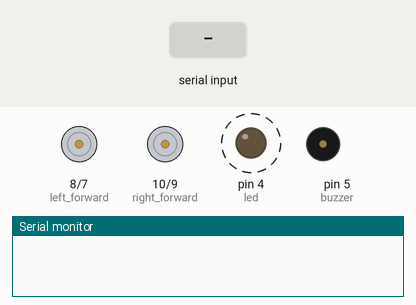
The sketch below on a simulated Arduino Uno, built with avr-gcc and run on an emulated ATmega328P. On the bench: motor-driver pin pairs drawn as motors (green arrow = first pin HIGH = forward, orange = second pin HIGH = backward, longer = more drive, scaled by the enable pin), output pins drawn as LEDs (lit = HIGH), buzzer (waves = sounding, pin HIGH), the last lines printed to the serial monitor. Dashed ring = blinking. The inputs (shaded band) are chosen by the test bench.

Above: at 1.2 s.
1.3 s: "F" received over Serial
At 1.9 s:
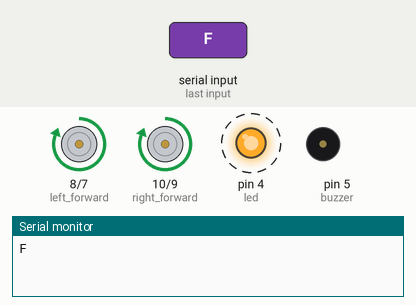
4.3 s: "B" received over Serial
At 4.75 s:
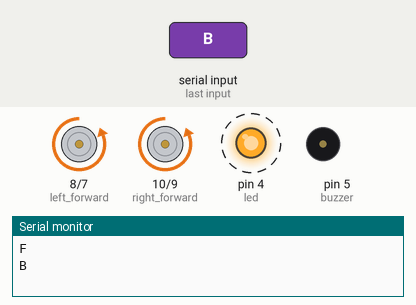
7.3 s: "L" received over Serial
At 7.75 s:
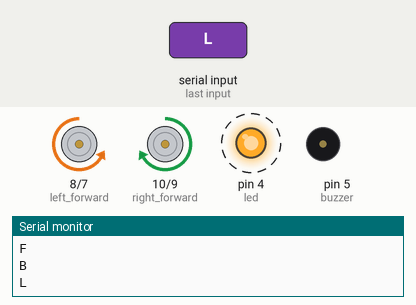
10.3 s: "R" received over Serial
At 10.9 s:
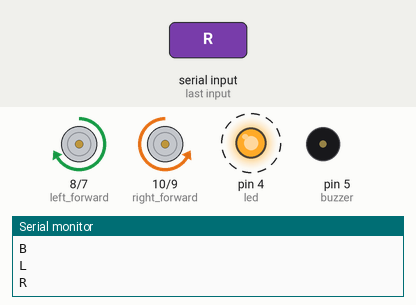
13.3 s: "Y" received over Serial
At 13.45 s:
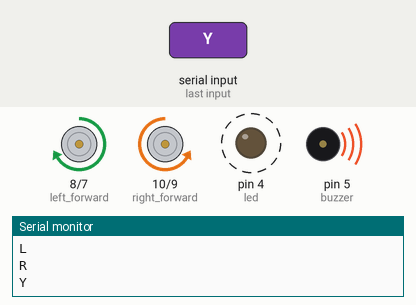
16.3 s: "F" received over Serial
At 17.0 s:
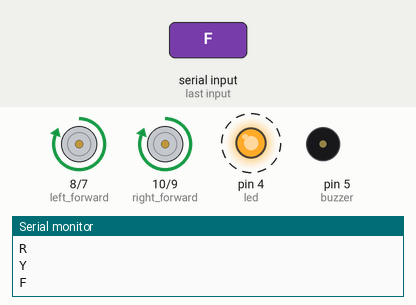
Timing chart, 0 to 20.3 s (numbered marks = the images above; inputs shaded):
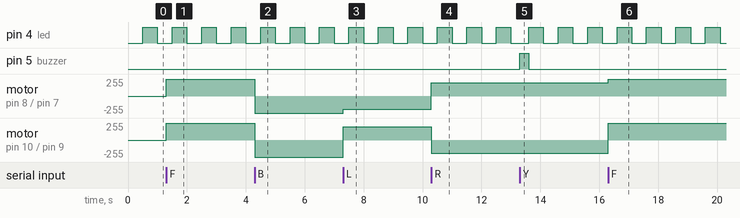

Measured:
- after the input at 1.3 s, motor on pin 8 (left_forward) / pin 7 (left_backward), motor on pin 10 (right_forward) / pin 9 (right_backward): stopped → forward 255/255 at once
- after the input at 4.3 s, motor on pin 8 (left_forward) / pin 7 (left_backward), motor on pin 10 (right_forward) / pin 9 (right_backward): forward 255/255 → backward 255/255 at once
- after the input at 7.3 s, motor on pin 8 (left_forward) / pin 7 (left_backward): backward 255/255 → backward 200/255 at once; motor on pin 10 (right_forward) / pin 9 (right_backward): backward 255/255 → forward 200/255 at once
- after the input at 10.3 s, motor on pin 8 (left_forward) / pin 7 (left_backward): backward 200/255 → forward 200/255 at once; motor on pin 10 (right_forward) / pin 9 (right_backward): forward 200/255 → backward 200/255 at once
- after the input at 13.3 s, pin 5 (buzzer): LOW → HIGH at once, → LOW 0.30 s later
- after the input at 16.3 s, motor on pin 8 (left_forward) / pin 7 (left_backward): forward 200/255 → forward 255/255 at once; motor on pin 10 (right_forward) / pin 9 (right_backward): backward 200/255 → forward 255/255 at once
- by itself, pin 4 (led): alternates HIGH for 0.50 s and LOW for 0.50 s

The sketch:

Arduino-RC-Car.ino
```cpp
const int left_enable  = 11;   // ENABLE A
const int right_forward = 10;  // INPUT 1
const int right_backward = 9;  // INPUT 2
const int left_forward  = 8;   // INPUT 3
const int left_backward = 7;   // INPUT 4
const int right_enable = 6;    // ENABLE B
const int buzzer       = 5;    // Horn
const int led          = 4;    // Status LED

char incoming_data = 'S';      // Default: stopped

// Timer for LED
unsigned long previous_time = 0;
const unsigned long interval = 500;
bool led_state = false;

void setup() {
  pinMode(right_forward, OUTPUT);
  pinMode(right_backward, OUTPUT);
  pinMode(left_forward, OUTPUT);
  pinMode(left_backward, OUTPUT);
  pinMode(right_enable, OUTPUT);
  pinMode(left_enable, OUTPUT);
  pinMode(buzzer, OUTPUT);
  pinMode(led, OUTPUT);
  Serial.begin(9600);
  stopCar();
}

void loop() {
  // --- Automatic LED blinking (non-blocking) ---
  if (millis() - previous_time >= interval) {
    previous_time = millis();
    led_state = !led_state;
    digitalWrite(led, led_state);
  }

  // --- Bluetooth commands ---
  if (Serial.available() > 0) {
    incoming_data = Serial.read();
    Serial.println(incoming_data);

    switch (incoming_data) {
      case 'F': moveForward();  break;
      case 'B': moveBackward(); break;
      case 'L': turnLeft();     break;
      case 'R': turnRight();    break;
      case 'S': stopCar();      break;
      case 'Y': honk();         break;
    }
  }
}

/* ---- Horn (active buzzer) ---- */
void honk() {
  digitalWrite(buzzer, HIGH);
  delay(300);
  digitalWrite(buzzer, LOW);
}

/* ---- Movement Functions ---- */
void moveForward() {
  digitalWrite(right_forward, 1); digitalWrite(right_backward, 0);
  digitalWrite(left_forward, 1);  digitalWrite(left_backward, 0);
  analogWrite(right_enable, 255);
  analogWrite(left_enable, 255);
}

void moveBackward() {
  digitalWrite(right_forward, 0); digitalWrite(right_backward, 1);
  digitalWrite(left_forward, 0);  digitalWrite(left_backward, 1);
  analogWrite(right_enable, 255);
  analogWrite(left_enable, 255);
}

void turnLeft() {
  digitalWrite(right_forward, 1); digitalWrite(right_backward, 0);
  digitalWrite(left_forward, 0);  digitalWrite(left_backward, 1);
  analogWrite(right_enable, 200);
  analogWrite(left_enable, 200);
}

void turnRight() {
  digitalWrite(right_forward, 0); digitalWrite(right_backward, 1);
  digitalWrite(left_forward, 1);  digitalWrite(left_backward, 0);
  analogWrite(right_enable, 200);
  analogWrite(left_enable, 200);
}

void stopCar() {
  digitalWrite(right_forward, 0); digitalWrite(right_backward, 0);
  digitalWrite(left_forward, 0);  digitalWrite(left_backward, 0);
  analogWrite(right_enable, 0);
  analogWrite(left_enable, 0);
}
```
